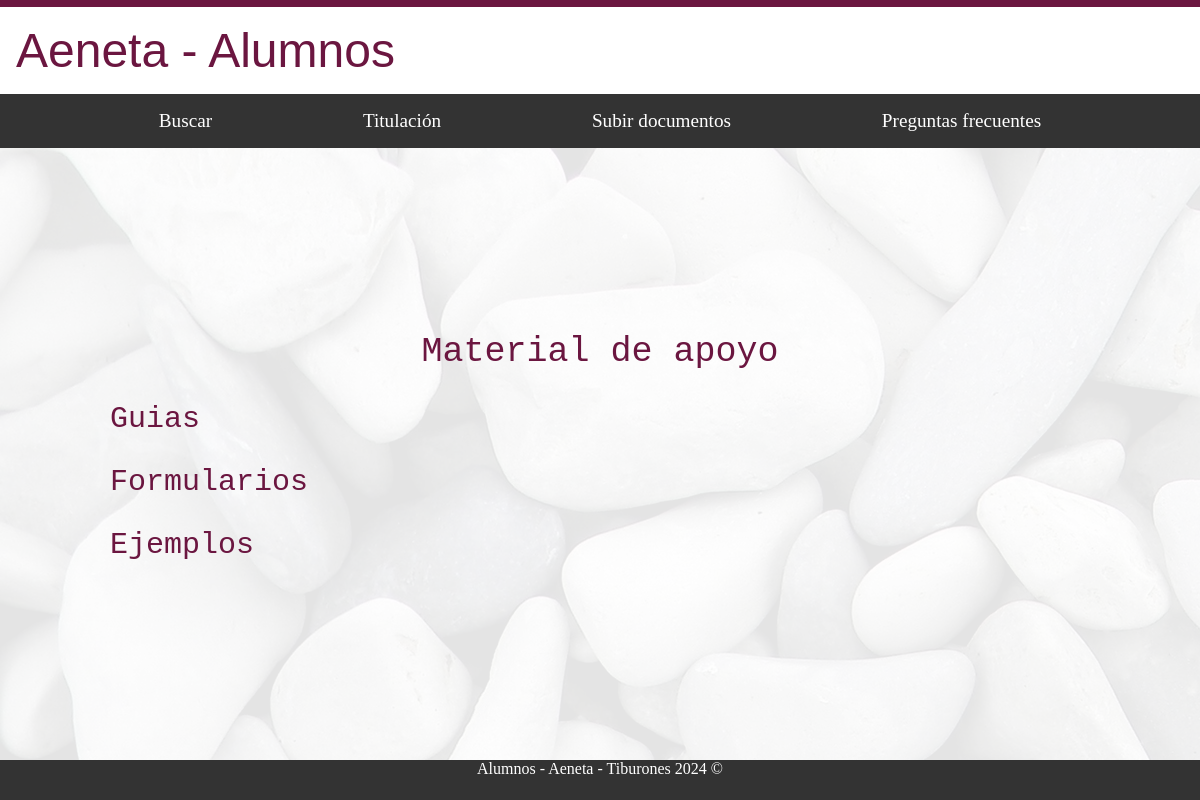
The app's page /alumnos/titulacion/material_apoyo/ (signed in), older data.
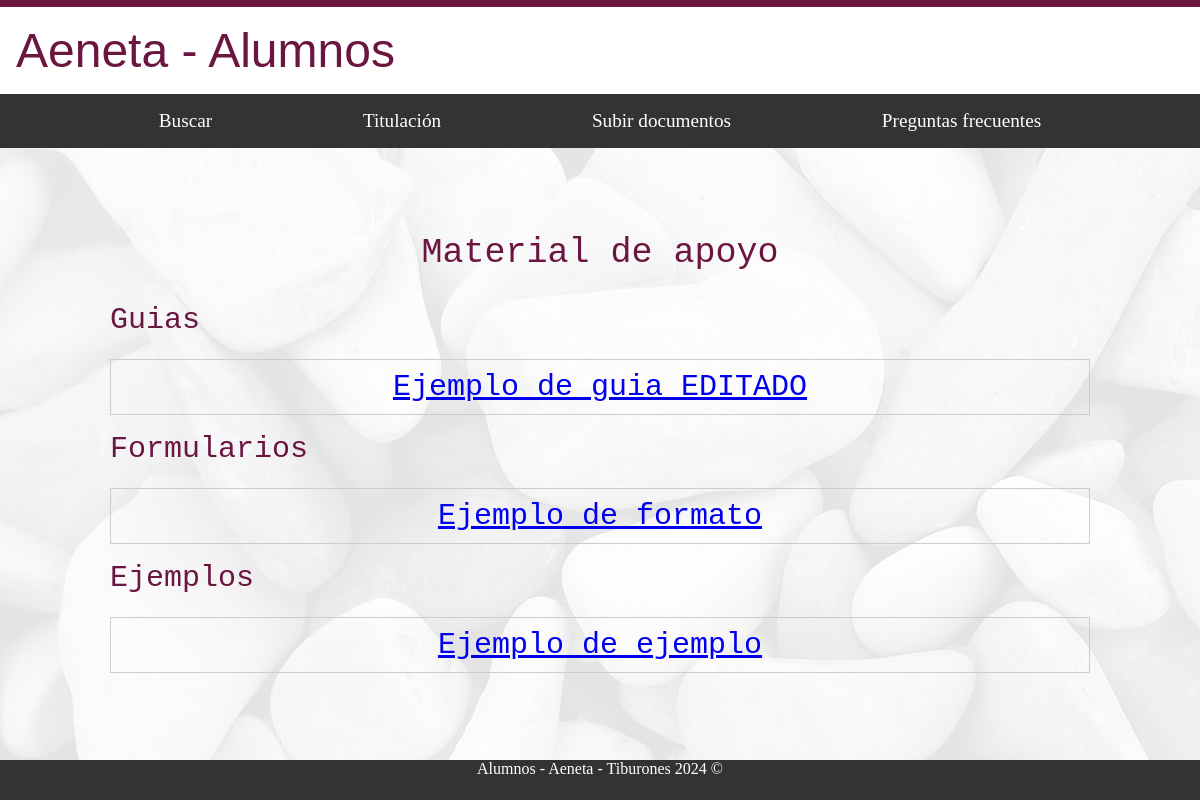
The same page, newer data.
### administracion/models.py (models this page shows, shortened)
class MaterialApoyo(models.Model):
    TIPO_CHOICES = [
        ('Guia', 'Guía'),
        ('Formato', 'Formato'),
        ('Ejemplo', 'Ejemplo'),
    ]
    tipo = models.CharField(max_length=20, choices=TIPO_CHOICES)
    nombre = models.CharField(max_length=255)
    url = models.URLField(max_length=200, blank=True, null=True)

### alumnos/views.py (the view)
# urls.py: path('titulacion/material_apoyo/', AlumnosTitulacionMaterial.as_view(), name='material_apoyo'),
class AlumnosTitulacionMaterial(AlumnoRequiredMixin, TemplateView):
    template_name = 'alumnos/titulacion/material_apoyo.html'
    def get_context_data(self, **kwargs):
        context = super().get_context_data(**kwargs)
        context['guias'] = MaterialApoyo.objects.filter(tipo='Guía')
        context['formularios'] = MaterialApoyo.objects.filter(tipo='Formato')
        context['ejemplos'] = MaterialApoyo.objects.filter(tipo='Ejemplo')
        return context

### alumnos/mixins.py (called while the page is built)
    def dispatch(self, request, *args, **kwargs):
        if not request.user.is_authenticated:
            return self.handle_no_permission()
        if not request.user.is_alumno:
            messages.error(request, 'No tienes permiso para ver esta página.')
            return redirect('nombre_de_la_url_por_defecto')
        return super().dispatch(request, *args, **kwargs)

### alumnos/templates/alumnos/titulacion/material_apoyo.html
{% extends "base_generic_alumnos.html" %}
{% block content %}
<div id="fondo">
  <div class="contenedor_principal letra_preguntas">
    <p class="letra_titulos">Material de apoyo</p>
    <p>Guias</p>
    {% for guia in guias %}
      <div class="material-cuadro">
        <a href="{{ guia.url }}" target="_blank">
          {{ guia.nombre }}
        </a>
      </div>
    {% endfor %}
    <p>Formularios</p>
    {% for formulario in formularios %}
      <div class="material-cuadro">
        <a href="{{ formulario.url }}" target="_blank">
          {{ formulario.nombre }}
        </a>
      </div>
    {% endfor %}
    <p>Ejemplos</p>
    {% for ejemplo in ejemplos %}
      <div class="material-cuadro">
        <a href="{{ ejemplo.url }}" target="_blank">
          {{ ejemplo.nombre }}
        </a>
      </div>
    {% endfor %}
  </div>
</div>
{% endblock %}

Row changes from the older to the newer data that the page shows:
added MaterialApoyo: nombre "Ejemplo de guia EDITADO"
added MaterialApoyo: nombre "Ejemplo de formato"
added MaterialApoyo: nombre "Ejemplo de ejemplo"
